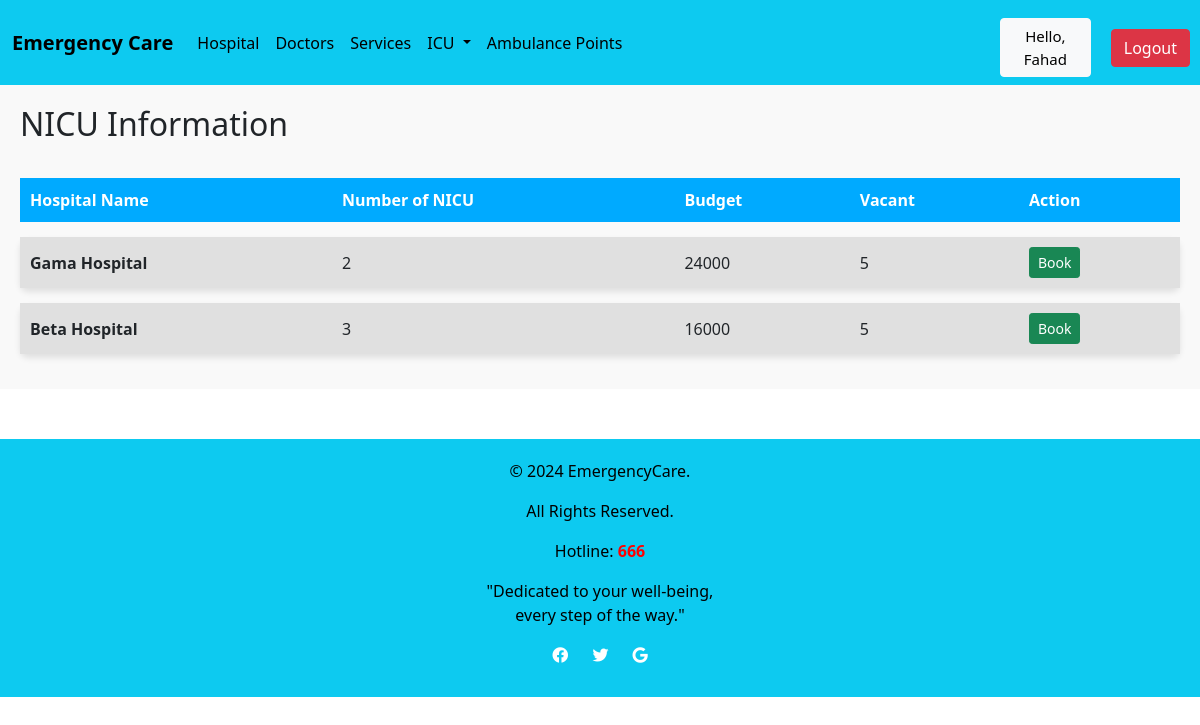
The page /NICU/ (signed in) on the database its author committed.
### emergencycare/models.py (models this page shows, shortened)
class NICU(models.Model):
    H_Name = models.ForeignKey(Hospital, on_delete=models.CASCADE)
    Number_of_NICU = models.IntegerField(blank=True, null=True)
    NICU_Budget = models.IntegerField(blank=True, null=True)
    Vacant = models.IntegerField(blank=True, null=True)

class Hospital(models.Model):
    H_ID = models.CharField(max_length=200)
    H_name = models.CharField(max_length=200)
    Area_name = models.ForeignKey(Location, on_delete=models.CASCADE)
    image = models.ImageField(upload_to='images/',blank=True, null=True, default='images/default.jpg')
    def __str__(self):
        return self.H_name

### emergencycare/views.py (the view)
# urls.py: path('NICU/',e_views.nicu,name='NICU'),
def nicu(request):
    nicu = NICU.objects.all()
    context = {
        'nicu': nicu,
    }
    return render(request, template_name='NICU.html',context=context)

### templates/NICU.html (shortened to what this page needs)
{% extends 'Home.html' %}
{% block content %}
{% load static %}
<div style="padding: 20px; background-color: #f9f9f9;">
    <h2 style="margin-bottom: 20px;">NICU Information</h2>
    {% if nicu %}
    <table style="width: 100%; border-collapse: separate; border-spacing: 0 15px;">
        <thead>
            <tr style="background-color: #00aaff; color: white; text-align: left; padding: 10px;">
                <th style="padding: 10px;">Hospital Name</th>
                <th style="padding: 10px;">Number of NICU</th>
                <th style="padding: 10px;">Budget</th>
                <th style="padding: 10px;">Vacant</th>
                {% if not request.user.is_staff %}
                <th style="padding: 10px;">Action</th>
                {% endif %}
            </tr>
        </thead>
        <tbody>
            {% for n in nicu %}
            <tr style="background-color: #e0e0e0; box-shadow: 0px 4px 6px rgba(0, 0, 0, 0.1); border-radius: 8px; overflow: hidden;">
                <td style="padding: 10px; font-weight: bold;">{{ n.H_Name }}</td>
                <td style="padding: 10px;">{{ n.Number_of_NICU }}</td>
                <td style="padding: 10px;">{{ n.NICU_Budget }}</td>
                <td style="padding: 10px;">{{ n.Vacant }}</td>
                {% if user.is_authenticated and not request.user.is_staff %}
                <td style="padding: 10px;">
                        {% if n.Vacant|add:"0" > 0 %}
                            <a href="{% url 'book_nicu' n.id %}" class="btn btn-success btn-sm">Book</a>
                        {% else %}
                            <button class="btn btn-secondary btn-sm" disabled>Full</button>
                        {% endif %}
                    {% endif %}
                </td>
            </tr>
            {% endfor %}
        </tbody>
    </table>
    {% else %}
    <p>No NICU information found.</p>
    {% endif %}
</div>
{% endblock %}

### templates/Navbar.html (shortened to what this page needs)
{% load static %}
  <head>
    <link href="https://cdn.jsdelivr.net/npm/bootstrap@5.0.2/dist/css/bootstrap.min.css" rel="stylesheet">
  </head>
  <body>
<nav class="navbar navbar-expand-md navbar-info bg-info">
    <div class="container-fluid">
<a class="navbar-brand" href="{% url 'Home' %}" style="color: #000"><b>Emergency Care</b>
</a>
        <div class="collapse navbar-collapse" id="navbarNav">
            <ul class="navbar-nav">
                <li class="nav-item active">
                    <a href="{% url 'hospital' %}" class="nav-link" style="color: black;">
                        Hospital
                    </a>
                </li>
        <li class="nav-item active">
                    <a href="{% url 'DoctorList' %}" class="nav-link" style="color: black;">
                        Doctors
                    </a>
        </li>
                <li class="nav-item active">
                    <a href="{% url 'Services' %}" class="nav-link" style="color: black;">
                        Services
                    </a>
        </li>
                <li class="nav-item dropdown">
                    <a href="#" class="nav-link dropdown-toggle" style="color: black;" role="button"
                    data-bs-toggle="dropdown"
                    aria-expanded="false">
                        ICU
                    </a>
                </li>
                <li class="nav-item active">
                    <a href="{% url 'Ambulance' %}" class="nav-link" style="color: black;">
                        Ambulance Points
                    </a>
                </li>
            </ul>
        </div>
    </div>
  <span><a class="btn btn-light" href="{% url 'Users' %}" style=" font-size: 15px; color: #000; margin-right: 20px; margin-top: 10px">Hello, {{request.user}}</a></span>
<span><a class="btn btn-danger" href="{% url 'logout' %}" style="margin-right: 10px; margin-top: 10px" >Logout</a></span>
</nav>
  </body>

### templates/Navbar.html (style rules this page uses)
.btn-light { font-size: 15px; color: #000; margin-right: 20px; }

### rows shown on the page
NICU: H_Name "Gama Hospital", Number_of_NICU "2", NICU_Budget "24000", Vacant "5", shows "Book"
NICU: H_Name "Beta Hospital", Number_of_NICU "3", NICU_Budget "16000", Vacant "5", shows "Book"

### other values the page prints
{{ request.user }} "Fahad"
